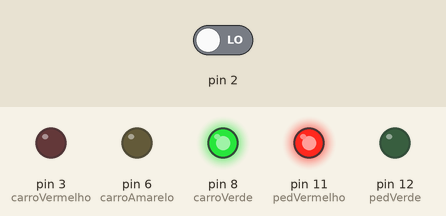
Simulated run of this sketch. Board: Arduino Uno, built with avr-gcc and run on an emulated ATmega328P. Parts: output pins drawn as LEDs (lit = HIGH). Inputs (shaded band) come from the test bench; at power-on: pin 2 LOW.

Above: at 1.2 s.
1.3 s: pin 2 driven HIGH
At 2.6 s:
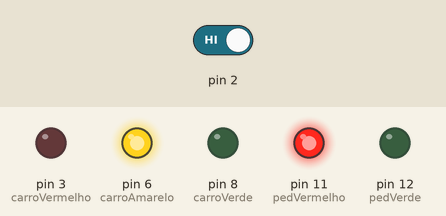
At 7.2 s:
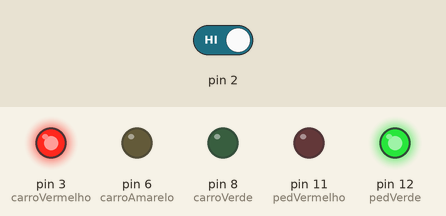
Timing chart, 0 to 13.3 s (numbered marks = the images above; inputs shaded):
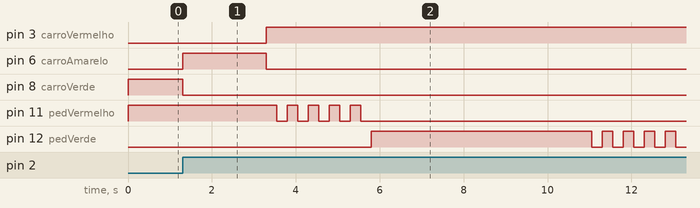

The sketch:

semaforo-botao.ino
```cpp
//Prática semáforo com botão para pedestre - Vitória

int estadoBotao = 0;
int pedVerde = 12; // Setar portas digitais
int pedVermelho = 11;
int carroVerde = 8;
int carroAmarelo = 6;
int carroVermelho = 3;

void setup()
{
  pinMode (2, INPUT) ;
  pinMode(pedVerde, OUTPUT);
  pinMode(pedVermelho, OUTPUT);
  pinMode(carroVerde, OUTPUT);
  pinMode(carroAmarelo, OUTPUT);
  pinMode(carroVermelho, OUTPUT);
  digitalWrite(carroVerde, HIGH);
  digitalWrite(carroAmarelo, LOW);
  digitalWrite(carroVermelho, LOW);
  digitalWrite(pedVerde, LOW);
  digitalWrite(pedVermelho, HIGH);

}

void loop()
{
  estadoBotao = digitalRead (2) ;

  if (estadoBotao==1) {
      digitalWrite(carroVerde, LOW);
      digitalWrite(carroAmarelo, HIGH);
      delay(2000);
      digitalWrite(carroAmarelo, LOW);
      digitalWrite(carroVermelho, HIGH);
      for(int x = 0; x<5; x++)
  		{
    		digitalWrite(pedVermelho, HIGH);
    		delay(250);
    		digitalWrite(pedVermelho, LOW);
    		delay(250);

  		}
      digitalWrite(pedVerde, HIGH);
      delay(5000);

   	  for(int x = 0; x<5; x++)
  		{
    		digitalWrite(pedVerde, HIGH);
    		delay(250);
    		digitalWrite(pedVerde, LOW);
    		delay(250);

  		}

  	  digitalWrite(pedVerde, LOW);
  	  digitalWrite(pedVermelho, HIGH);
      delay(1000);
      digitalWrite(carroVermelho, LOW);
      digitalWrite(carroVerde, HIGH);

      estadoBotao=0;

    }
 }
```

Measured:
- after the input at 1.3 s, pin 3 (carroVermelho): LOW → HIGH after 2.0 s; pin 6 (carroAmarelo): LOW → HIGH at once, → LOW 2.0 s later
